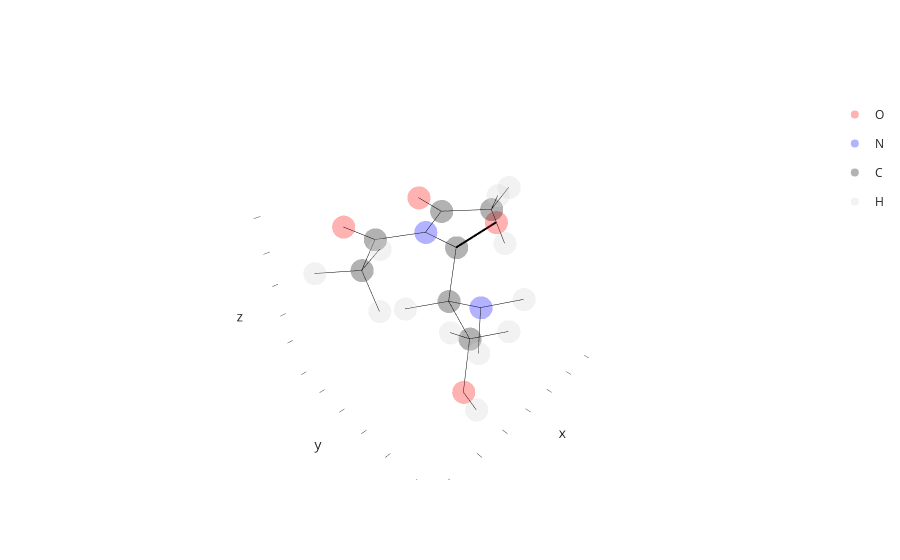

Notebook source saved alongside this figure:
### Markdown cell above
Now we can connect the two molecules for example using the `connect` function:

### Code cell
# connect the two molecules
new = bb.connect(tri, ser, link)

# and check what it looks like
new.show()

### Figure 1 — Plotly figure (JSON) as saved in the notebook; plotly's stock layout.template omitted (floating-point values rounded to 4 significant figures)
{"data": [{"customdata": [["O1", 1, 1, "UNK", "A"], ["O2", 2, 1, "UNK", "A"], ["O", 17, 2, "SER", "A"], ["OG", 19, 2, "SER", "A"]], "hovertemplate": "atom_element=O<br>x=%{x}<br>y=%{y}<br>z=%{z}<br>atom_id=%{customdata[0]}<br>atom_serial=%{customdata[1]}<br>residue_serial=%{customdata[2]}<br>residue_name=%{customdata[3]}<br>chain_id=%{customdata[4]}<extra></extra>", "legendgroup": "O", "marker": {"color": "red", "opacity": 0.3, "symbol": "circle"}, "mode": "markers", "name": "O", "scene": "scene", "showlegend": true, "type": "scatter3d", "x": [1.413, -1.413, -0.824, 1.465], "y": [-1.239, -1.239, 2.406, 3.525], "z": [0.0021, -0.0045, 0.6476, -2.968]}, {"customdata": [["N1", 3, 1, "UNK", "A"], ["N", 14, 2, "SER", "A"]], "hovertemplate": "atom_element=N<br>x=%{x}<br>y=%{y}<br>z=%{z}<br>atom_id=%{customdata[0]}<br>atom_serial=%{customdata[1]}<br>residue_serial=%{customdata[2]}<br>residue_name=%{customdata[3]}<br>chain_id=%{customdata[4]}<extra></extra>", "legendgroup": "N", "marker": {"color": "blue", "opacity": 0.3, "symbol": "circle"}, "mode": "markers", "name": "N", "scene": "scene", "showlegend": true, "type": "scatter3d", "x": [-0.0001, 1.317], "y": [0.6228, 3.838], "z": [0.0038, -0.145]}, {"customdata": [["C1", 4, 1, "UNK", "A"], ["C2", 5, 1, "UNK", "A"], ["C3", 6, 1, "UNK", "A"], ["C4", 7, 1, "UNK", "A"], ["CA", 15, 2, "SER", "A"], ["C", 16, 2, "SER", "A"], ["CB", 18, 2, "SER", "A"]], "hovertemplate": "atom_element=C<br>x=%{x}<br>y=%{y}<br>z=%{z}<br>atom_id=%{customdata[0]}<br>atom_serial=%{customdata[1]}<br>residue_serial=%{customdata[2]}<br>residue_name=%{customdata[3]}<br>chain_id=%{customdata[4]}<extra></extra>", "legendgroup": "C", "marker": {"color": "black", "opacity": 0.3, "symbol": "circle"}, "mode": "markers", "name": "C", "scene": "scene", "showlegend": true, "type": "scatter3d", "x": [1.234, -1.234, 2.381, -2.381, 1.029, -0.0002159, 0.4901], "y": [-0.0239, -0.024, 0.9511, 0.9515, 2.555, 1.802, 2.81], "z": [0.0049, -0.0009, -0.0062, 0.0007, -0.7993, 0.004032, -2.207]}, {"customdata": [["H2", 8, 1, "UNK", "A"], ["H3", 9, 1, "UNK", "A"], ["H4", 10, 1, "UNK", "A"], ["H5", 11, 1, "UNK", "A"], ["H6", 12, 1, "UNK", "A"], ["H7", 13, 1, "UNK", "A"], ["H", 20, 2, "SER", "A"], ["H2", 21, 2, "SER", "A"], ["HA", 22, 2, "SER", "A"], ["HB2", 23, 2, "SER", "A"], ["HB3", 24, 2, "SER", "A"], ["HG", 25, 2, "SER", "A"]], "hovertemplate": "atom_element=H<br>x=%{x}<br>y=%{y}<br>z=%{z}<br>atom_id=%{customdata[0]}<br>atom_serial=%{customdata[1]}<br>residue_serial=%{customdata[2]}<br>residue_name=%{customdata[3]}<br>chain_id=%{customdata[4]}<extra></extra>", "legendgroup": "H", "marker": {"color": "lightgray", "opacity": 0.3, "symbol": "circle"}, "mode": "markers", "name": "H", "scene": "scene", "showlegend": true, "type": "scatter3d", "x": [3.326, 2.382, 2.287, -2.326, -2.339, -3.329, 0.4471, 1.926, 1.943, -0.4251, 0.2763, 1.086], "y": [0.4099, 1.507, 1.649, 1.59, 1.571, 0.4071, 4.347, 4.35, 1.966, 3.399, 1.859, 3.664], "z": [0.091, -0.948, 0.8303, -0.8857, 0.9008, -0.0116, -0.1087, -0.766, -0.861, -2.144, -2.693, -3.847]}, {"hoverinfo": "skip", "line": {"color": "black", "width": 1}, "mode": "lines", "showlegend": false, "type": "scatter3d", "x": [1.413, 1.234], "y": [-1.239, -0.0239], "z": [0.0021, 0.0049]}, {"hoverinfo": "skip", "line": {"color": "black", "width": 1}, "mode": "lines", "showlegend": false, "type": "scatter3d", "x": [-1.413, -1.234], "y": [-1.239, -0.024], "z": [-0.0045, -0.0009]}, {"hoverinfo": "skip", "line": {"color": "black", "width": 1}, "mode": "lines", "showlegend": false, "type": "scatter3d", "x": [-0.0001, 1.234], "y": [0.6228, -0.0239], "z": [0.0038, 0.0049]}, {"hoverinfo": "skip", "line": {"color": "black", "width": 1}, "mode": "lines", "showlegend": false, "type": "scatter3d", "x": [-0.0001, -1.234], "y": [0.6228, -0.024], "z": [0.0038, -0.0009]}, {"hoverinfo": "skip", "line": {"color": "black", "width": 1}, "mode": "lines", "showlegend": false, "type": "scatter3d", "x": [-0.0001, -0.0002159], "y": [0.6228, 1.802], "z": [0.0038, 0.004032]}, {"hoverinfo": "skip", "line": {"color": "black", "width": 1}, "mode": "lines", "showlegend": false, "type": "scatter3d", "x": [1.234, 2.381], "y": [-0.0239, 0.9511], "z": [0.0049, -0.0062]}, {"hoverinfo": "skip", "line": {"color": "black", "width": 1}, "mode": "lines", "showlegend": false, "type": "scatter3d", "x": [-1.234, -2.381], "y": [-0.024, 0.9515], "z": [-0.0009, 0.0007]}, {"hoverinfo": "skip", "line": {"color": "black", "width": 1}, "mode": "lines", "showlegend": false, "type": "scatter3d", "x": [2.381, 3.326], "y": [0.9511, 0.4099], "z": [-0.0062, 0.091]}, {"hoverinfo": "skip", "line": {"color": "black", "width": 1}, "mode": "lines", "showlegend": false, "type": "scatter3d", "x": [2.381, 2.382], "y": [0.9511, 1.507], "z": [-0.0062, -0.948]}, {"hoverinfo": "skip", "line": {"color": "black", "width": 1}, "mode": "lines", "showlegend": false, "type": "scatter3d", "x": [2.381, 2.287], "y": [0.9511, 1.649], "z": [-0.0062, 0.8303]}, {"hoverinfo": "skip", "line": {"color": "black", "width": 1}, "mode": "lines", "showlegend": false, "type": "scatter3d", "x": [-2.381, -2.326], "y": [0.9515, 1.59], "z": [0.0007, -0.8857]}, {"hoverinfo": "skip", "line": {"color": "black", "width": 1}, "mode": "lines", "showlegend": false, "type": "scatter3d", "x": [-2.381, -2.339], "y": [0.9515, 1.571], "z": [0.0007, 0.9008]}, {"hoverinfo": "skip", "line": {"color": "black", "width": 1}, "mode": "lines", "showlegend": false, "type": "scatter3d", "x": [-2.381, -3.329], "y": [0.9515, 0.4071], "z": [0.0007, -0.0116]}, {"hoverinfo": "skip", "line": {"color": "black", "width": 1}, "mode": "lines", "showlegend": false, "type": "scatter3d", "x": [1.317, 1.029], "y": [3.838, 2.555], "z": [-0.145, -0.7993]}, {"hoverinfo": "skip", "line": {"color": "black", "width": 1}, "mode": "lines", "showlegend": false, "type": "scatter3d", "x": [1.317, 0.4471], "y": [3.838, 4.347], "z": [-0.145, -0.1087]}, {"hoverinfo": "skip", "line": {"color": "black", "width": 1}, "mode": "lines", "showlegend": false, "type": "scatter3d", "x": [1.317, 1.926], "y": [3.838, 4.35], "z": [-0.145, -0.766]}, {"hoverinfo": "skip", "line": {"color": "black", "width": 1}, "mode": "lines", "showlegend": false, "type": "scatter3d", "x": [1.029, -0.0002159], "y": [2.555, 1.802], "z": [-0.7993, 0.004032]}, {"hoverinfo": "skip", "line": {"color": "black", "width": 1}, "mode": "lines", "showlegend": false, "type": "scatter3d", "x": [1.029, 0.4901], "y": [2.555, 2.81], "z": [-0.7993, -2.207]}, {"hoverinfo": "skip", "line": {"color": "black", "width": 1}, "mode": "lines", "showlegend": false, "type": "scatter3d", "x": [1.029, 1.943], "y": [2.555, 1.966], "z": [-0.7993, -0.861]}, {"hoverinfo": "skip", "line": {"color": "black", "width": 4}, "mode": "lines", "showlegend": false, "type": "scatter3d", "x": [-0.0002159, -0.824], "y": [1.802, 2.406], "z": [0.004032, 0.6476]}, {"hoverinfo": "skip", "line": {"color": "black", "width": 1}, "mode": "lines", "showlegend": false, "type": "scatter3d", "x": [0.4901, 1.465], "y": [2.81, 3.525], "z": [-2.207, -2.968]}, {"hoverinfo": "skip", "line": {"color": "black", "width": 1}, "mode": "lines", "showlegend": false, "type": "scatter3d", "x": [0.4901, -0.4251], "y": [2.81, 3.399], "z": [-2.207, -2.144]}, {"hoverinfo": "skip", "line": {"color": "black", "width": 1}, "mode": "lines", "showlegend": false, "type": "scatter3d", "x": [0.4901, 0.2763], "y": [2.81, 1.859], "z": [-2.207, -2.693]}, {"hoverinfo": "skip", "line": {"color": "black", "width": 1}, "mode": "lines", "showlegend": false, "type": "scatter3d", "x": [1.465, 1.086], "y": [3.525, 3.664], "z": [-2.968, -3.847]}], "layout": {"scene": {"xaxis": {"showgrid": false, "showline": false, "showticklabels": false}, "yaxis": {"showgrid": false, "showline": false, "showticklabels": false}, "zaxis": {"showgrid": false, "showline": false, "showticklabels": false}}}}
